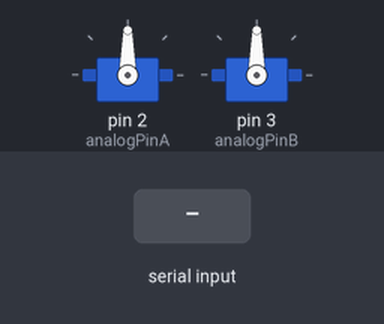
The sketch below on a simulated Arduino Uno, built with avr-gcc and run on an emulated ATmega328P. On the bench: 2 × servo. The inputs (shaded band) are chosen by the test bench.

Above: at 1.2 s.
1.3 s: "1\n" received over Serial
At 2.1 s:
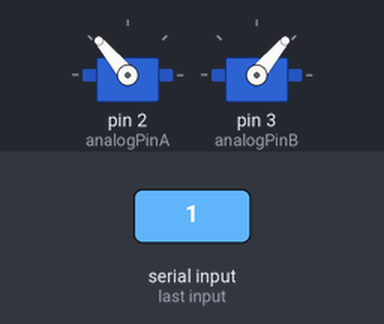
3.0 s: "2\n" received over Serial
At 3.3 s:
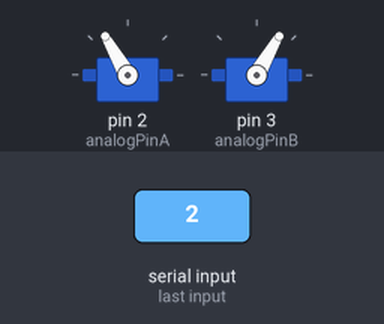
4.5 s: "3\n" received over Serial
At 5.6 s:
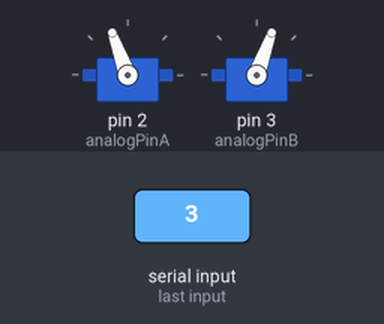
6.0 s: "4\n" received over Serial
At 6.8 s:
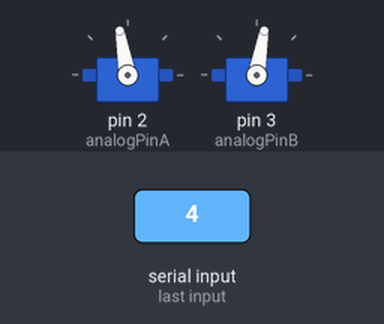
7.5 s: "6\n" received over Serial
At 8.0 s:
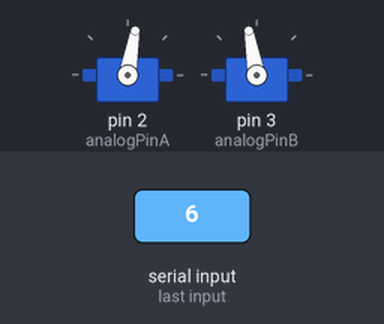
9.0 s: "7\n" received over Serial
At 10.3 s:
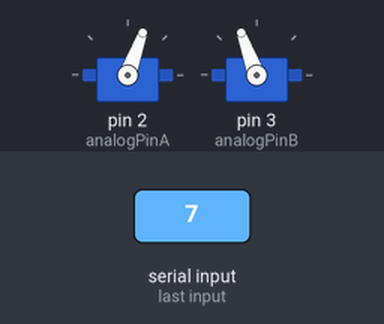
Timing chart, 0 to 11.5 s (numbered marks = the images above; inputs shaded):
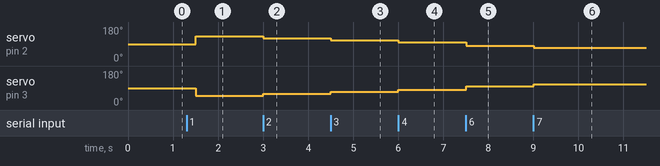

The sketch:

Arduino5_BKrobot.ino
```cpp
// タンパク質の信号をフィードバックしてロボットの移動方向と速度をリアルタイムに制御する
// サーボモータなのでservo.hを使う
// 推定した電圧の大きさと正比例した回転数に (負の方向も含む) 動かせるようにしておく
// https://miraluna.hatenablog.com/entry/rasen

#include <Servo.h>
Servo leftWheel;
Servo rightWheel;

int analogPinA = 2;
int analogPinB = 3;
String a;
int motSpeed = 90;


void setup() {
  // put your setup code here, to run once:
  Serial.begin(9600);
  leftWheel.attach(analogPinA);
  rightWheel.attach(analogPinB);

}

void loop() {
  // put your main code here, to run repeatedly:

  if(Serial.available()) {
    a = Serial.readStringUntil('\n');

    // 360°サーボの場合は，0で正転最速，90で停止，180で反転最速
    if(a=="0") motSpeed = 90;
    else if(a=="1") motSpeed = 50;
    else if(a=="2") motSpeed = 60;
    else if(a=="3") motSpeed = 70;
    else if(a=="4") motSpeed = 80;
    else if(a=="5") motSpeed = 90;
    else if(a=="6") motSpeed = 100;
    else if(a=="7") motSpeed = 110;
    else if(a=="8") motSpeed = 120;
    else if(a=="9") motSpeed = 130;

  }
  //ここで全てのバッファを消去しておく
  while(Serial.available()) Serial.read();

  //速度変更
  leftWheel.write(180-motSpeed); // サーボの回転向きが逆
  rightWheel.write(motSpeed);
  delay(500);
}
```

Measured:
- after the input at 1.3 s, servo on pin 2 (analogPinA): 90° → 130° after 0.20 s; servo on pin 3 (analogPinB): 90° → 50° after 0.20 s
- after the input at 3.0 s, servo on pin 2 (analogPinA): 130° → 120° at once; servo on pin 3 (analogPinB): 50° → 60° at once
- after the input at 4.5 s, servo on pin 2 (analogPinA): 120° → 110° at once; servo on pin 3 (analogPinB): 60° → 70° at once
- after the input at 6.0 s, servo on pin 2 (analogPinA): 110° → 100° at once; servo on pin 3 (analogPinB): 70° → 80° at once
- after the input at 7.5 s, servo on pin 2 (analogPinA): 100° → 80° at once; servo on pin 3 (analogPinB): 80° → 100° at once
- after the input at 9.0 s, servo on pin 2 (analogPinA): 80° → 70° at once; servo on pin 3 (analogPinB): 100° → 110° at once
